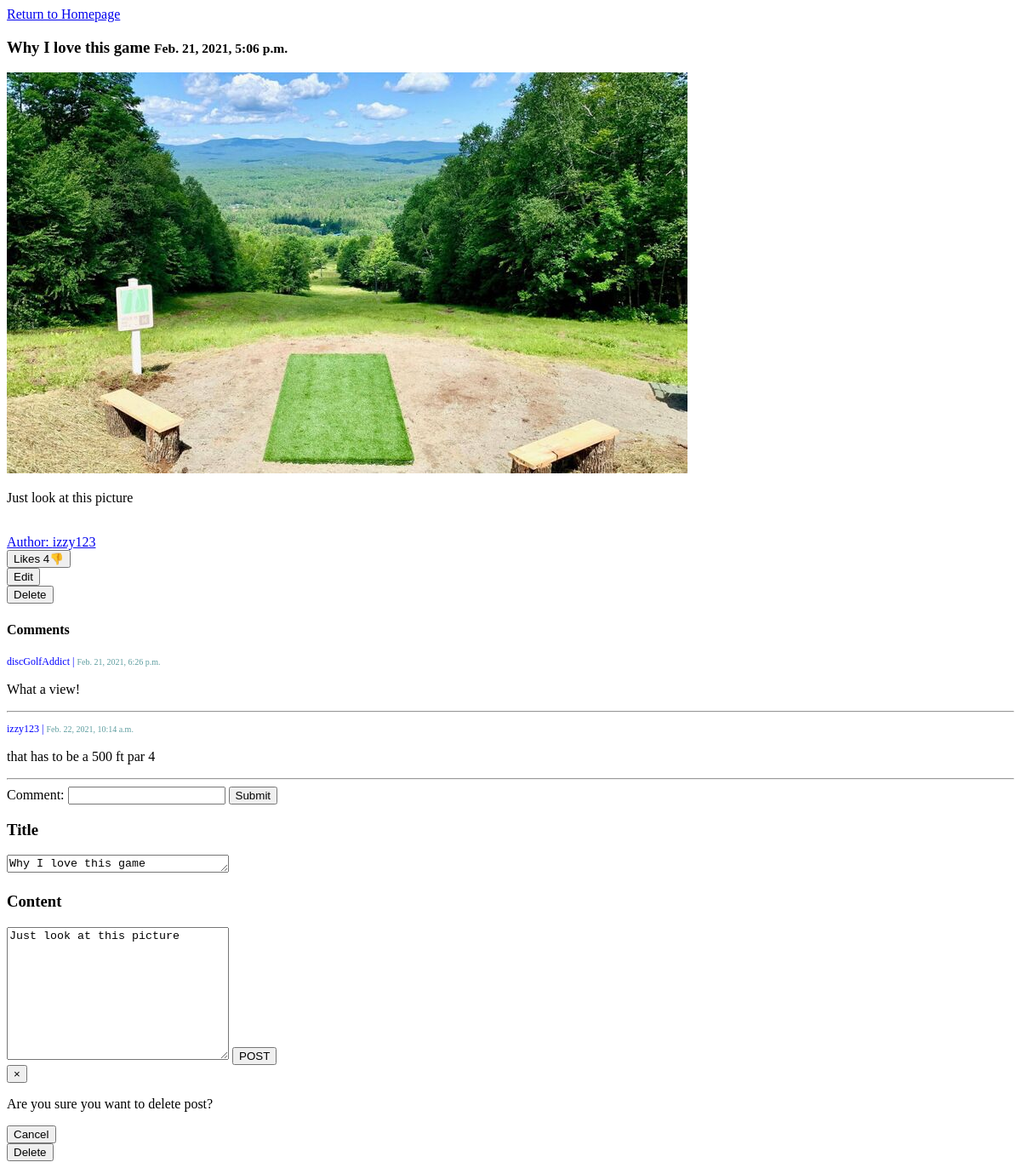
Page /details/16 (signed in) on the committed database.
### blog_app/models.py (models this page shows, shortened)
class Posts(models.Model):
    header_image = models.ImageField(null=True, blank =True, upload_to="images/")
    title = models.CharField(max_length = 100)
    content = RichTextField(blank=True, null=True)
    created_at = models.DateTimeField(auto_now_add=True)
    updated_at = models.DateTimeField(auto_now=True)
    posted_by = models.ForeignKey(User, related_name='user_post',  on_delete = models.CASCADE)
    objects = PostManager()
    likes = models.ManyToManyField(User, related_name="liked_posts")

class User(models.Model):
    user_name = models.CharField(max_length=25)
    email = models.CharField(max_length=50)
    password = models.CharField(max_length=30)
    objects = Log_Reg_Manager()

class Comments(models.Model):
    content = models.TextField()
    post = models.ForeignKey(Posts, related_name="comments", on_delete = models.CASCADE)
    commented_by = models.ForeignKey(User, related_name="comments", on_delete=models.CASCADE)
    created_at = models.DateTimeField(auto_now_add=True)
    updated_at = models.DateTimeField(auto_now=True)

### blog_app/views.py (the view)
# urls.py: path('details/<int:id>', views.details, name='details page of a post'),
def details(request,id):
    post = Posts.objects.get(id=id)
    current_user = User.objects.get(id = request.session['user_id'])
    comments = post.comments.all()
    context={
        'post' : post,
        'user':current_user,
        'comments':comments
    }
    return render(request,"post_details.html",context )

### blog_app/templates/post_details.html (shortened to what this page needs)
<!DOCTYPE html>
<html lang="en">
    <head>
        <link rel="stylesheet" href="https://dhbhdrzi4tiry.cloudfront.net/cdn/sites/foundation.min.css">
        {%load static%}
        <link rel="stylesheet" href="{% static 'css/home.css' %}">
    </head>
    <body>
        <header>
            <a href="/home">Return to Homepage</a>
        </header>
        <main>
            <div class="row" id="content">
                <div class="medium-12 columns">
                    <div class="blog-post">
                        <h3>{{post.title}} <small>{{post.created_at}}</small></h3>
                        <img class="thumbnail" src="/media/{{post.header_image}}">
                        <p>{{post.content |safe}}</p>
                        <div class="callout">
                            <ul class="menu simple">
                                <li><a href="#">Author: {{post.posted_by.user_name}}</a></li>
                                <li><form action="/likeOnDetails/{{post.id}}" method="POST" class="like-form" id="{{post.id}}">
                                {% if post in user.liked_posts.all %}
                                    <button type="submit", name="post_id", value="{{post_id}}", class="hollow button warning"> Likes {{post.likes.count}}&#128078</button>
                                {% else %}
                                    <button type="submit", name="post_id", value="{{post_id}}", class="hollow button success">Likes {{post.likes.count}}&#128077</button>
                                {% endif %}
                                </form>
                                </li>
                                {% if post in user.user_post.all%}
                                <li><button data-open="EditPost-Modal" class="success button">Edit</button></li>
                                <li><button data-open="DeletePost-Modal" class="alert button">Delete</button></li>
                                {% endif %}
                            </ul>
                            <h4>Comments</h4>
                            {% if not post.comments.all %}
                                no comments yet....add one
                            {% else %}
                                {% for comment in comments %}
                                <p class="comment-by">{{comment.commented_by.user_name}} | <span class="comment-date">{{comment.created_at}}</span></p>
                                <p class="comment-content">{{comment.content}}</p>
                                <hr>
                                {% endfor %}
                            {% endif %}
                            <form action="/create_comment/{{post.id}}" method="POST">
                            <label for="comments">Comment:</label>
                            <input type="text" name="content" id="content">
                            <button class="button primary">Submit</button>
                            </form>
                        </div>
                    </div>
                </div>
            </div>
            <div class="reveal" id="EditPost-Modal" data-reveal>
                <form action="/edit-post/{{post.id}}" method="post" enctype="multipart/form-data">
                    <h3>Title</h3>
                <textarea name="title" id="title" cols="30" rows="1" >{{post.title}}</textarea>
                <h3>Content</h3>
                <textarea name="content" id="content" cols="30" rows="10" >{{post.content}}</textarea>
                <button class='success button' type="submit">POST</button>
                </form>
                <button class="close-button" data-close aria-label="Close modal" type="button">
                    <span aria-hidden="true">&times;</span>
                </button>
            </div>
            <div class="tiny reveal" id="DeletePost-Modal" data-reveal>
                <p>Are you sure you want to delete post?</p>
                <button class='success button' data-close aria-label="Close modal">Cancel</button>
                <form action="/delete-post/{{post.id}}" method="post">
                    <button class='alert button' type="submit">Delete</button>
                </form>
            </div>
        </main>
    </body>
</html>

### blog_app/static/css/home.css (style rules this page uses)
.callout>:first-child { margin-top: 40px; }
.menu { display: inline; }
.comment-by { font-size: 12px; color: blue; }
.comment-date { font-size: smaller; color: cadetblue; }
.comment-content { font-size: inherit; }

### rows in the picture
Posts: title "Why I love this game", created_at "Feb. 21, 2021, 5:06 p.m.", header_image (picture), content "Just look at this picture", posted_by.user_name "izzy123", likes.count "4"
Comments: commented_by.user_name "discGolfAddict", created_at "Feb. 21, 2021, 6:26 p.m.", content "What a view!"
Comments: commented_by.user_name "izzy123", created_at "Feb. 22, 2021, 10:14 a.m.", content "that has to be a 500 ft par 4"
